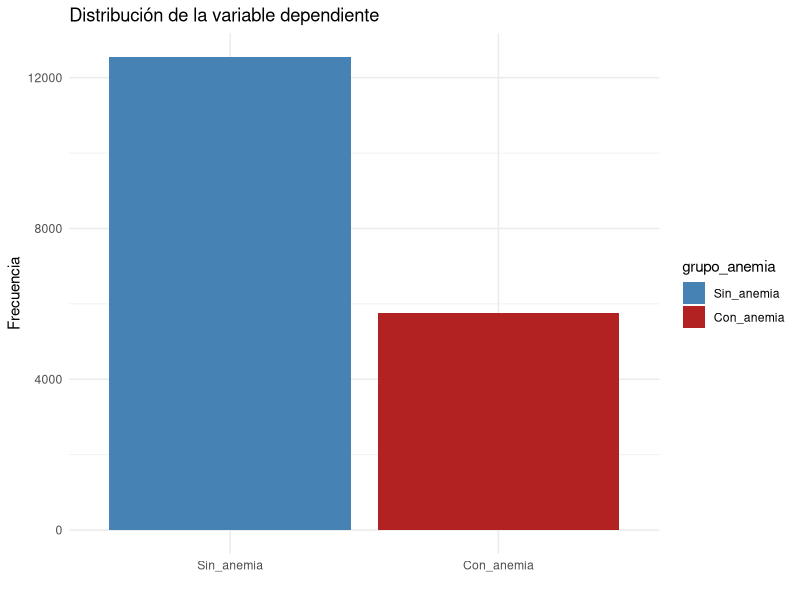
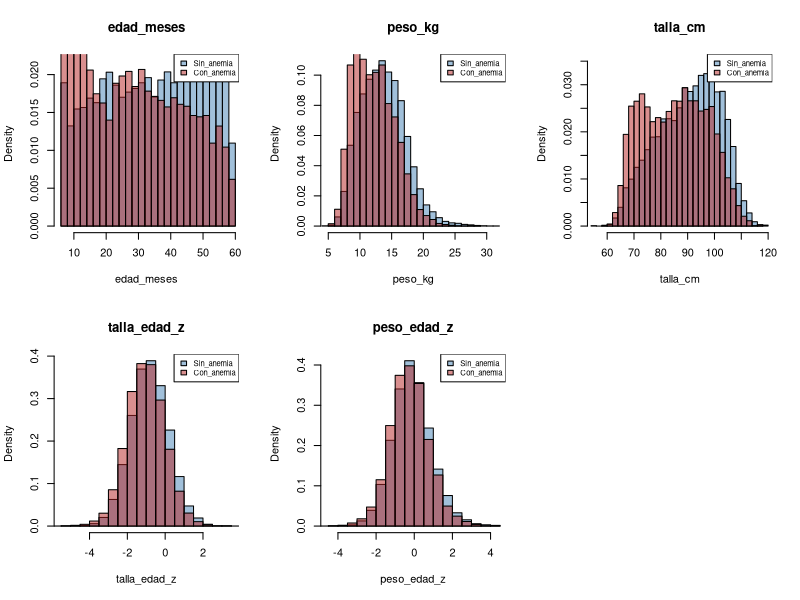
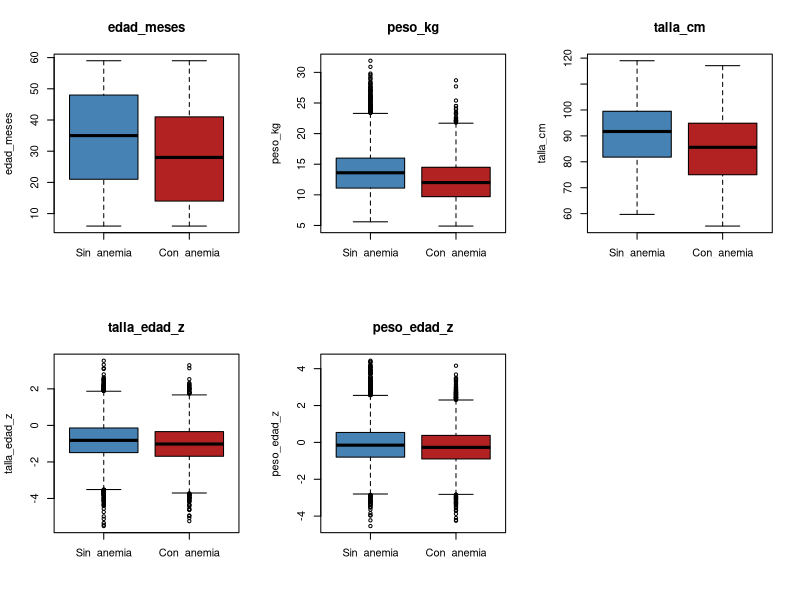
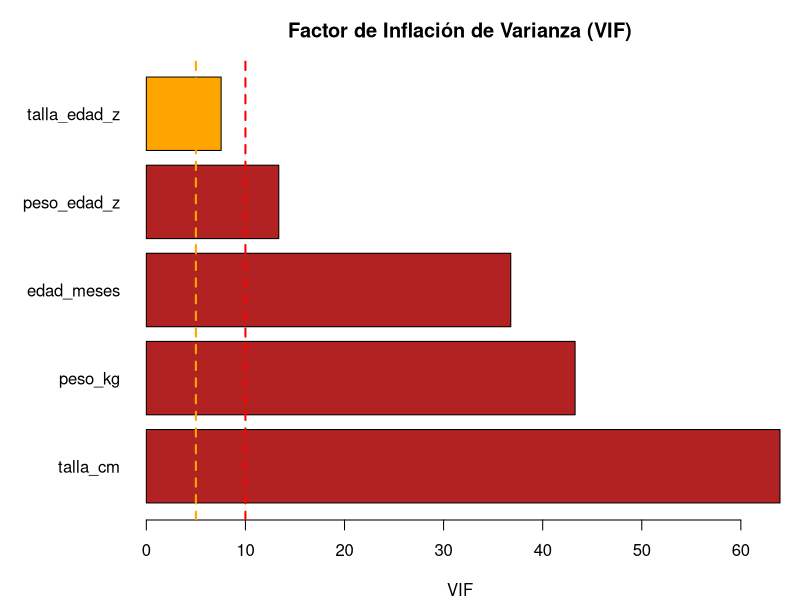
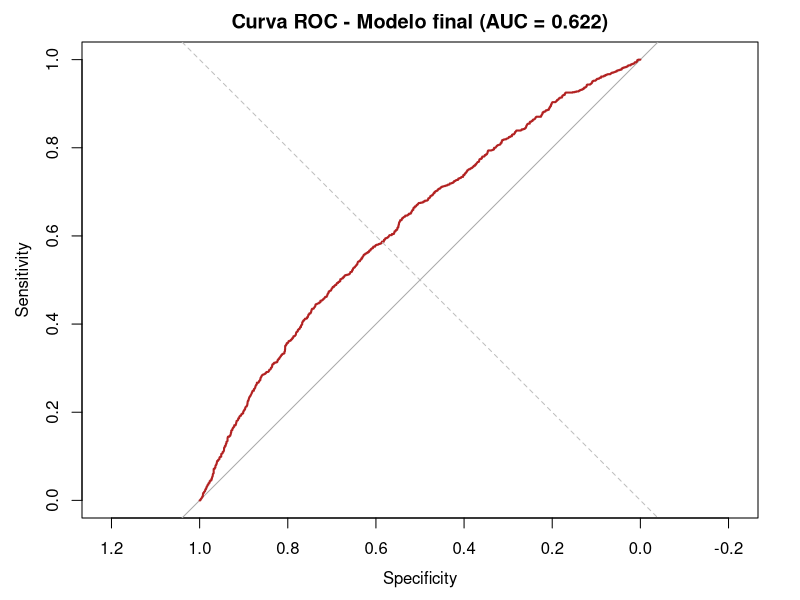
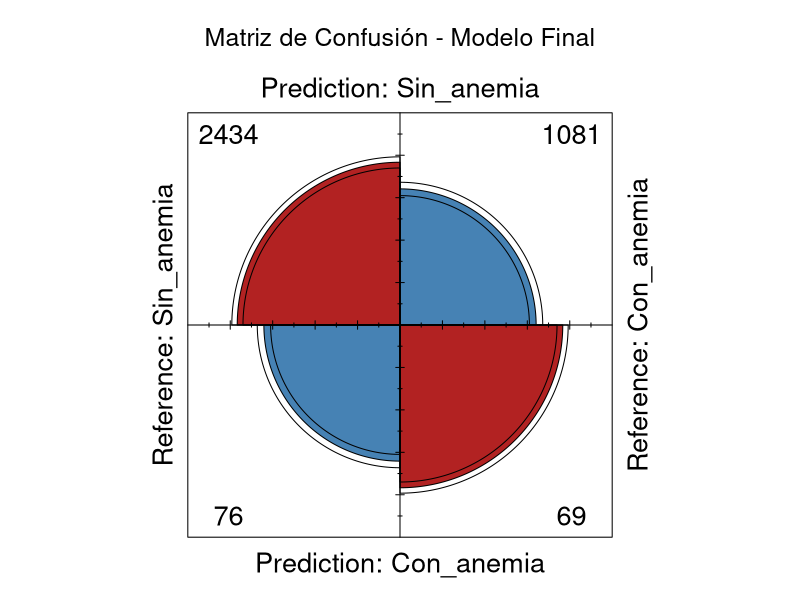

Generate these figures, in order, with R:
## ---- chunk 1
knitr::opts_chunk$set(echo = TRUE, warning = FALSE, message = FALSE,
                       fig.align = "center", fig.width = 8, fig.height = 5)
## ---- chunk 2
library(dplyr)
library(ggplot2)
library(car)        # VIF
library(pROC)        # Curva ROC / AUC
library(caret)        # train/test split, validación cruzada
library(pscl)        # Pseudo R2 (McFadden)

set.seed(123)
## ---- chunk 3
df_crudo <- read.csv("RECH6_2024.csv", sep = ";", stringsAsFactors = FALSE)
dim(df_crudo)

datos <- df_crudo[, c("HC1", "HC2", "HC3", "HC57A", "HC70", "HC71")]
colnames(datos) <- c("edad_meses", "peso_kg_x10", "talla_cm_x10", "anemia_oms",
                      "talla_edad_z_x100", "peso_edad_z_x100")

mask_validos <- (
  (datos$peso_kg_x10 < 999) &
  (datos$talla_cm_x10 < 9999) &
  (datos$anemia_oms %in% c(1, 2, 3, 4)) &
  (abs(datos$talla_edad_z_x100) < 9000) &
  (abs(datos$peso_edad_z_x100) < 9000)
)

cat("Filas excluidas por codigo de 'no medido':", sum(!mask_validos), "\n")
cat("Filas validas:", sum(mask_validos), "de", nrow(datos), "\n")

datos <- datos[mask_validos, ]
datos$peso_kg      <- datos$peso_kg_x10 / 10
datos$talla_cm     <- datos$talla_cm_x10 / 10
datos$talla_edad_z <- datos$talla_edad_z_x100 / 100
datos$peso_edad_z  <- datos$peso_edad_z_x100 / 100
datos$grupo_anemia <- ifelse(datos$anemia_oms == 4, "Sin_anemia", "Con_anemia")

X_cols <- c("edad_meses", "peso_kg", "talla_cm", "talla_edad_z", "peso_edad_z")
Y_col  <- "grupo_anemia"

datos <- datos[, c(X_cols, "anemia_oms", Y_col)]

# Codificacion: Con_anemia = 1 (evento), Sin_anemia = 0 (referencia)
datos$grupo_anemia <- factor(datos$grupo_anemia, levels = c("Sin_anemia", "Con_anemia"))
datos$grupo_anemia_num <- ifelse(datos$grupo_anemia == "Con_anemia", 1, 0)

dim(datos)
table(datos$grupo_anemia)
round(prop.table(table(datos$grupo_anemia)) * 100, 1)
## ---- chunk 4
str(datos[c(X_cols, "grupo_anemia")])
round(sapply(datos[X_cols], summary), 2)
colSums(is.na(datos[c(X_cols, "grupo_anemia")]))
## ---- chunk 5
ggplot(datos, aes(x = grupo_anemia, fill = grupo_anemia)) +
  geom_bar() +
  scale_fill_manual(values = c("Sin_anemia" = "steelblue", "Con_anemia" = "firebrick")) +
  labs(title = "Distribución de la variable dependiente", x = "", y = "Frecuencia") +
  theme_minimal()
## ---- chunk 6
par(mfrow = c(2, 3))
for (col in X_cols) {
  hist(datos[datos$grupo_anemia == "Sin_anemia", col], col = rgb(0.27, 0.51, 0.71, 0.5),
       main = col, xlab = col, breaks = 30, freq = FALSE,
       xlim = range(datos[[col]]))
  hist(datos[datos$grupo_anemia == "Con_anemia", col], col = rgb(0.7, 0.13, 0.13, 0.5),
       breaks = 30, freq = FALSE, add = TRUE)
  legend("topright", legend = c("Sin_anemia", "Con_anemia"),
         fill = c(rgb(0.27, 0.51, 0.71, 0.5), rgb(0.7, 0.13, 0.13, 0.5)), cex = 0.7)
}
par(mfrow = c(1, 1))
## ---- chunk 7
correlaciones <- sapply(datos[X_cols], function(x) cor(x, datos$grupo_anemia_num))
round(sort(correlaciones), 4)
## ---- chunk 8
par(mfrow = c(2, 3))
for (col in X_cols) {
  boxplot(datos[[col]] ~ datos$grupo_anemia, main = col, xlab = "", ylab = col,
          col = c("steelblue", "firebrick"))
}
par(mfrow = c(1, 1))
## ---- chunk 9
set.seed(123)
indices_train <- createDataPartition(datos$grupo_anemia, p = 0.8, list = FALSE)
train <- datos[indices_train, ]
test  <- datos[-indices_train, ]

cat("Train:", nrow(train), "observaciones\n")
cat("Test :", nrow(test), "observaciones\n")
round(prop.table(table(train$grupo_anemia)), 3)
round(prop.table(table(test$grupo_anemia)), 3)
## ---- chunk 10
minmax_params <- lapply(train[X_cols], function(x) c(min = min(x), max = max(x)))

escalar_minmax <- function(df, params) {
  df_scaled <- df
  for (col in names(params)) {
    rango <- params[[col]]["max"] - params[[col]]["min"]
    df_scaled[[col]] <- (df[[col]] - params[[col]]["min"]) / rango
  }
  df_scaled
}

train_scaled <- escalar_minmax(train, minmax_params)
test_scaled  <- escalar_minmax(test, minmax_params)
## ---- chunk 11
formula_completa <- as.formula(paste("grupo_anemia_num ~", paste(X_cols, collapse = " + ")))
modelo_vif_aux <- lm(formula_completa, data = train_scaled)
vif_vals <- vif(modelo_vif_aux)

vif_df <- data.frame(Variable = names(vif_vals), VIF = as.numeric(vif_vals))
vif_df <- vif_df[order(-vif_df$VIF), ]
print(vif_df, row.names = FALSE)
## ---- chunk 12
colores_vif <- ifelse(vif_df$VIF < 5, "forestgreen", ifelse(vif_df$VIF < 10, "orange", "firebrick"))
par(mar = c(4, 7, 3, 1))
barplot(vif_df$VIF, names.arg = vif_df$Variable, horiz = TRUE, col = colores_vif,
        main = "Factor de Inflación de Varianza (VIF)", xlab = "VIF", las = 1)
abline(v = c(5, 10), col = c("orange", "red"), lty = 2, lwd = 2)
## ---- chunk 13
modelo_completo <- glm(formula_completa, data = train_scaled, family = binomial(link = "logit"))
summary(modelo_completo)
## ---- chunk 14
or_completo <- exp(cbind(OR = coef(modelo_completo), confint(modelo_completo)))
round(or_completo, 4)
## ---- chunk 15
pR2(modelo_completo)["McFadden"]
## ---- chunk 16
prob_test_completo <- predict(modelo_completo, newdata = test_scaled, type = "response")
pred_test_completo <- ifelse(prob_test_completo > 0.5, "Con_anemia", "Sin_anemia")
pred_test_completo <- factor(pred_test_completo, levels = c("Sin_anemia", "Con_anemia"))

cm_completo <- confusionMatrix(pred_test_completo, test$grupo_anemia, positive = "Con_anemia")
cm_completo
## ---- chunk 17
roc_completo <- roc(test$grupo_anemia_num, prob_test_completo, quiet = TRUE)
auc(roc_completo)
## ---- chunk 18
modelo_nulo <- glm(grupo_anemia_num ~ 1, data = train_scaled, family = binomial)

modelo_step <- step(modelo_completo,
                     scope = list(lower = modelo_nulo, upper = modelo_completo),
                     direction = "both", trace = 0)

summary(modelo_step)
## ---- chunk 19
variables_finales <- names(coef(modelo_step))[-1]
variables_finales
## ---- chunk 20
prob_test_final <- predict(modelo_step, newdata = test_scaled, type = "response")
pred_test_final <- ifelse(prob_test_final > 0.5, "Con_anemia", "Sin_anemia")
pred_test_final <- factor(pred_test_final, levels = c("Sin_anemia", "Con_anemia"))

cm_final <- confusionMatrix(pred_test_final, test$grupo_anemia, positive = "Con_anemia")
cm_final
## ---- chunk 21
roc_final <- roc(test$grupo_anemia_num, prob_test_final, quiet = TRUE)
auc_final <- auc(roc_final)

plot(roc_final, col = "firebrick", lwd = 2,
     main = paste0("Curva ROC - Modelo final (AUC = ", round(auc_final, 3), ")"))
abline(a = 0, b = 1, col = "gray", lty = 2)
## ---- chunk 22
fourfoldplot(as.table(cm_final$table), color = c("steelblue", "firebrick"),
             main = "Matriz de Confusión - Modelo Final")
## ---- chunk 23
or_final <- exp(cbind(OR = coef(modelo_step), confint(modelo_step)))
round(or_final, 4)
## ---- chunk 24
ctrl <- trainControl(method = "cv", number = 10)
formula_final <- as.formula(paste("grupo_anemia ~", paste(variables_finales, collapse = " + ")))
datos_scaled_completo <- escalar_minmax(datos, minmax_params)

cv_modelo <- train(formula_final, data = datos_scaled_completo, method = "glm",
                    family = "binomial", trControl = ctrl)
cv_modelo
## ---- chunk 25
coefs_final <- coef(modelo_step)
ecuacion <- paste0("log(p/(1-p)) = ", round(coefs_final[1], 4))
for (i in 2:length(coefs_final)) {
  ecuacion <- paste0(ecuacion, " + (", round(coefs_final[i], 4), ") \\times \\text{", names(coefs_final)[i], "}")
}
cat("$$", ecuacion, "$$")
## ---- chunk 26
for (var in variables_finales) {
  or_var <- exp(coefs_final[var])
  if (or_var > 1) {
    cambio <- (or_var - 1) * 100
    cat(sprintf("- **%s**: por cada unidad de aumento (escala normalizada 0-1), las odds de anemia AUMENTAN %.1f%%\n", var, cambio))
  } else {
    cambio <- (1 - or_var) * 100
    cat(sprintf("- **%s**: por cada unidad de aumento (escala normalizada 0-1), las odds de anemia DISMINUYEN %.1f%%\n", var, cambio))
  }
}
## ---- chunk 27
nuevo_caso <- data.frame(
  edad_meses   = 24,
  peso_kg      = 11.5,
  talla_cm     = 84.0,
  talla_edad_z = -1.2,
  peso_edad_z  = -0.8
)
nuevo_caso

nuevo_caso_scaled <- escalar_minmax(nuevo_caso, minmax_params)
prob_nuevo <- predict(modelo_step, newdata = nuevo_caso_scaled, type = "response")
clase_nuevo <- ifelse(prob_nuevo > 0.5, "Con_anemia", "Sin_anemia")

cat("Probabilidad de Con_anemia:", round(prob_nuevo, 4), "\n")
cat("Clase predicha:", clase_nuevo, "\n")
## ---- chunk 28
cat(sprintf("MODELO FINAL: glm binomial seleccionado por stepwise (AIC)\n"))
cat(sprintf("Variables incluidas (%d): %s\n", length(variables_finales), paste(variables_finales, collapse = ", ")))
cat(sprintf("AIC del modelo: %.2f\n", AIC(modelo_step)))
cat(sprintf("Pseudo R2 McFadden: %.4f\n", pR2(modelo_step)["McFadden"]))
cat(sprintf("Accuracy (test): %.4f\n", cm_final$overall["Accuracy"]))
cat(sprintf("Sensibilidad (Con_anemia): %.4f\n", cm_final$byClass["Sensitivity"]))
cat(sprintf("Especificidad (Sin_anemia): %.4f\n", cm_final$byClass["Specificity"]))
cat(sprintf("AUC-ROC: %.4f\n", auc_final))
